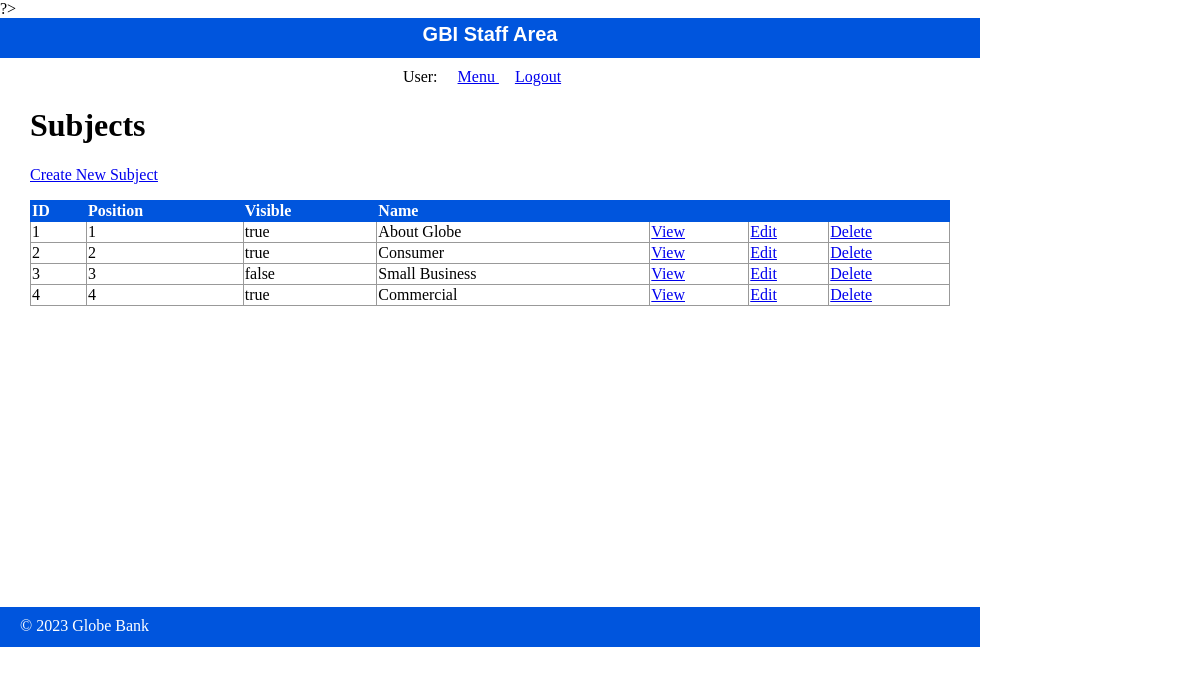
Page /staff/subjects/index.php on the committed database.
### tables this page shows
CREATE TABLE `subjects` (
  `id` int(11) NOT NULL,
  `menu_name` varchar(255) DEFAULT NULL,
  `position` int(3) DEFAULT NULL,
  `visible` tinyint(1) DEFAULT NULL
);

### private/functions.php (called while the page is built, shortened)
<?php
function url_for($script_path){
    return WWW_ROOT . $script_path;
}
function u($string){
    return urlencode($string);
}
function h($string){
    return htmlspecialchars($string);
}
?>

### private/query_functions.php (called while the page is built, shortened)
<?php
function find_all_subjects(array $options=[]){
    global $db;
    $visible = $options["visible"] ?? false;
    $sql = "SELECT * FROM subjects ";
    $sql.= "ORDER BY position ASC";
    $result = mysqli_execute_query($db, $sql);
    return $result;
}
?>

### public/staff/subjects/index.php (the view, shortened to what this page needs)
<?php include(SHARED_PATH . '/staff_header.php'); ?>
<div id="content">
  <div class="subjects listing">
    <h1>Subjects</h1>
    <div class="actions">
      <a class="action" href="<?php echo url_for("/staff/subjects/new.php") ?>">Create New Subject</a>
    </div>
  	<table class="list">
  	  <tr>
        <th>ID</th>
        <th>Position</th>
        <th>Visible</th>
  	    <th>Name</th>
  	    <th>&nbsp;</th>
  	    <th>&nbsp;</th>
        <th>&nbsp;</th>
  	  </tr>
      <?php
      $subject_set = find_all_subjects();
        foreach($subject_set as $subject) {
        ?>
        <tr>
          <td><?php echo $subject['id']; ?></td>
          <td><?php echo $subject['position']; ?></td>
          <td><?php echo $subject['visible'] == 1 ? 'true' : 'false'; ?></td>
    	    <td><?php echo $subject['menu_name']; ?></td>
          <td><a href="<?php echo url_for("/staff/subjects/show.php?id=") . h(u($subject['id'])) ; ?>">View</a></td>
          <td><a href="<?php echo url_for("/staff/subjects/edit.php?id=") . h(u($subject['id'])) ; ?>">Edit</a></td>
          <td><a href="<?php echo url_for("/staff/subjects/delete.php?id=") . h(u($subject['id'])) ; ?>">Delete</a></td>
    	  </tr>
      <?php
      }
      ?>
  	</table>
  </div>
</div>
<?php include(SHARED_PATH . '/staff_footer.php'); ?>

### public/stylesheets/staff.css (style rules this page uses)
html { height: 100%; width: 100%; }
body { height: 980px; width: 100%; margin: 0; padding: 0; }
#content { width: 920px; min-height: 500px; padding: 0 30px; }
.actions { margin-bottom: 1em; }
table { border-collapse: collapse; vertical-align: top; }
table.list { width: 100%; }
table.list tr td { border: 1px solid #999999; }
table.list tr th { border: 1px solid #0055DD; background: #0055DD; color: white; text-align: left; }

### rows in the picture
subjects: id "1", position "1", visible "true", menu_name "About Globe"
subjects: id "2", position "2", visible "true", menu_name "Consumer"
subjects: id "3", position "3", visible "false", menu_name "Small Business"
subjects: id "4", position "4", visible "true", menu_name "Commercial"
